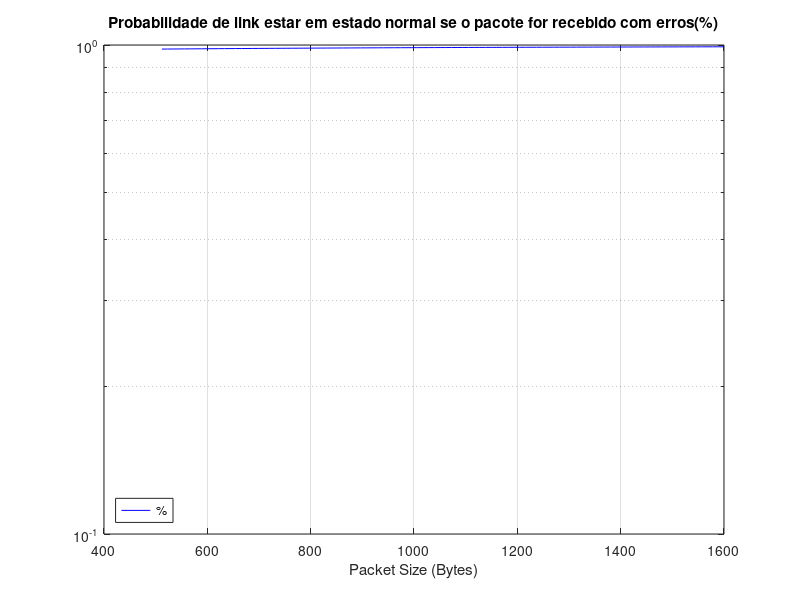
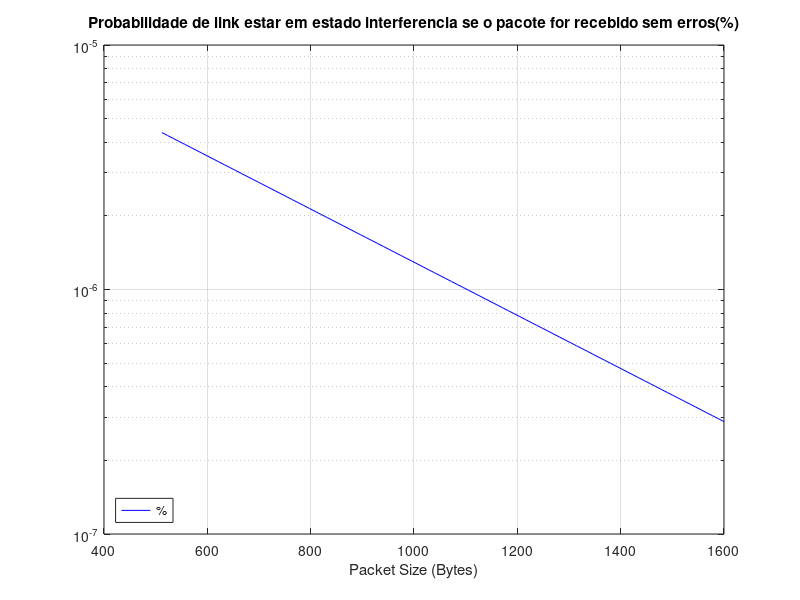

The MATLAB source for these figures, in order:
%Task4

%4a
%π0 = 1/(1 + ∑(λ0/υ0))
%πn = π0/(1 + ∑(λ0/υ0))
% Interference >=10^-3 
% Normal < 10^-3

transitions = [8/600,5/200,2/50,1/5];

% calculo da probabilidade limite de processos de nascimento e morte

 tmp = transitions(1);
for i = 2:4
    sum = transitions(i);
    for j = 1:(i-1)
        sum = sum * transitions(j);
    end
    tmp = tmp + sum;
end

res_1 = 1/(1+ tmp);
res_2 = res_1*transitions(1);
res_3 = res_2*transitions(2);
res_4 = res_3*transitions(3);
res_5 = res_4*transitions(4);

X = [res_1 res_2 res_3 res_4 res_5];

prob_normal = X(1) + X(2) + X(3);
prob_interf = X(4) + X(5);

disp(' ');
disp("Ex4.a.");
disp("Probability of the link being in normal state = " + prob_normal);
disp("Probability of the link being in interference state = " + prob_interf);

%4b
disp(' ');
disp("Ex4.b.");
average_normal = ((X(1) * 10^-6) + (X(2) * 10^-5) + (X(3) * 10^-4))/prob_normal; 
average_interf = ((X(4)*10^-3) + (X(5)*10^-2))/prob_interf;
disp("Average ber of the link in normal state = " + average_normal);
disp("Average ber of the link in interference state = " + average_interf);

%4c
% Ver slides 1-7

disp(' ');
disp("Ex4.c.");
disp("Check figure 1.");
% Packet size from 64 bytes to 200 bytes
n = linspace(64, 200) * 8;

%With Errors
i = 0;

prob_errors_in_normal = (1 - ((1 - average_normal).^(n)));
prob_errors_in_interf = (1 - ((1 - average_interf).^(n)));

% P(Errors) = P(Errors|N)P(N) + P(Errors|I)P(I)
prob_errors = (prob_errors_in_normal .* prob_normal) + ... 
              (prob_errors_in_interf .* prob_interf);

% P(CondN|Errors) = P(Errors|N)P(N)/P(Errors)
prob_normal_with_errors = (prob_errors_in_normal .* prob_normal)./prob_errors; 

figure(1);
semilogy(n, prob_normal_with_errors, 'b-');
grid on;
title("Probabilidade de link estar em estado normal se o pacote for recebido com erros(%)");
xlabel('Packet Size (Bytes)');
legend('%', 'location', 'southwest');

%4d
disp(' ');
disp("Ex4.d.");
disp("Check figure 2.");
% Packet size from 64 bytes to 200 bytes
n = linspace(64, 200) * 8;

% Without Errors
i = 0;
prob_no_errors_in_interference = ((1 - average_interf).^(n - i));

% P(NO_E) = 1 - P(E) ?
prob_no_errors = 1 - prob_errors;

% P(CondI|No_Errors) = P(No_Errors|I)P(I)/P(No_Errors)
prob_interf_no_errors = (prob_no_errors_in_interference .* prob_interf)./prob_no_errors;

figure(2);
semilogy(n, prob_interf_no_errors, 'b-');
grid on;
title("Probabilidade de link estar em estado interferencia se o pacote for recebido sem erros(%)");
xlabel('Packet Size (Bytes)');
legend('%', 'location', 'southwest');

save("task4variables.mat");
